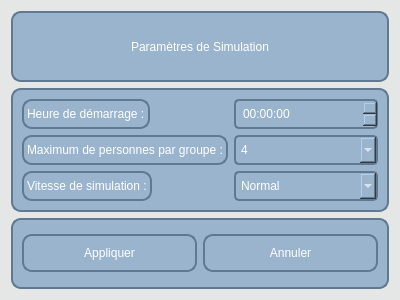
<?xml version="1.0" encoding="UTF-8"?>
<ui version="4.0">
 <class>GameSettings</class>
 <widget class="QDialog" name="GameSettings">
  <property name="geometry">
   <rect>
    <x>0</x>
    <y>0</y>
    <width>400</width>
    <height>300</height>
   </rect>
  </property>
  <property name="windowTitle">
   <string>Paramètres de Simulation</string>
  </property>
  <property name="styleSheet">
   <string notr="true">/* Background principal */
QWidget {
    background-color: #e5e7e6;
    color: #e5e7e6;
}

/* Boutons */
QPushButton {
    background-color: #9ab4ce;
    selection-color: red;
    border: 2px solid #607890;
    border-radius: 10px;
    padding: 10px;
    color: white;
    font: bold 14px &quot;Segoe UI&quot;;
}

QPushButton:hover {
    background-color: #DAAB3A;  
    border-color: #607890;
}

QPushButton:pressed {
    background-color: #DAAB3A; 
}

/* Labels */
QLabel {
    font: bold 16px &quot;Segoe UI&quot;;
    color: #ffffff;
    background-color: transparent;
    text-align: center;
}

/* Frames */
QFrame {
    background-color: #9ab4ce;
    border: 2px solid #607890;
    border-radius: 10px;
}

/* Progress Bars */
QProgressBar {
    border: 2px solid #607890;
    border-radius: 5px;
    background: #2e2e3e;
    text-align: center;
    color: white;
    font: bold 12px &quot;Segoe UI&quot;;
}

QProgressBar::chunk {
    background-color: #5e5edc;
    width: 20px;
}

/* Text Browsers */
QTextBrowser {
    border: 2px solid #607890;
    border-radius: 10px;
    background-color: #9ab4ce;
    color: white;
    font: 12px &quot;Segoe UI&quot;;
    padding: 10px;
}

/* SpinBox */
QSpinBox {
    background-color: #9ab4ce;
    border: 2px solid #607890;
    border-radius: 5px;
    color: white;
    padding: 5px;
}

/* TimeEdit */
QTimeEdit {
    background-color: #9ab4ce;
    border: 2px solid #607890;
    border-radius: 5px;
    color: white;
    padding: 5px;
}

/* CheckBox */
QCheckBox {
    color: white;
    spacing: 10px;
}

/* ComboBox */
QComboBox {
    background-color: #9ab4ce;
    border: 2px solid #607890;
    border-radius: 5px;
    color: white;
    padding: 5px;
}

/* Slider */
QSlider::groove:horizontal {
    border: 1px solid #607890;
    height: 8px;
    background: #9ab4ce;
    border-radius: 4px;
}

QSlider::handle:horizontal {
    background: #9ab4ce;
    border: 1px solid #607890;
    width: 18px;
    margin: -8px 0;
    border-radius: 9px;
}

/* Toggle Button */
QCheckBox::indicator:checked {
    image: url(:/images/toggle_on.png);
}

QCheckBox::indicator:unchecked {
    image: url(:/images/toggle_off.png);
}
</string>
  </property>
  <layout class="QVBoxLayout" name="verticalLayout">
   <item>
    <widget class="QLabel" name="titleLabel">
     <property name="text">
      <string>Paramètres de Simulation</string>
     </property>
     <property name="alignment">
      <set>Qt::AlignmentFlag::AlignCenter</set>
     </property>
    </widget>
   </item>
   <item>
    <widget class="QFrame" name="settingsFrame">
     <property name="frameShape">
      <enum>QFrame::Shape::StyledPanel</enum>
     </property>
     <property name="frameShadow">
      <enum>QFrame::Shadow::Raised</enum>
     </property>
     <layout class="QFormLayout" name="formLayout">
      <item row="0" column="0">
       <widget class="QLabel" name="startTimeLabel">
        <property name="text">
         <string>Heure de démarrage :</string>
        </property>
       </widget>
      </item>
      <item row="0" column="1">
       <widget class="QTimeEdit" name="startTimeEdit">
        <property name="time">
         <time>
          <hour>0</hour>
          <minute>0</minute>
          <second>0</second>
         </time>
        </property>
       </widget>
      </item>
      <item row="1" column="0">
       <widget class="QLabel" name="groupSizeLabel">
        <property name="text">
         <string>Maximum de personnes par groupe :</string>
        </property>
       </widget>
      </item>
      <item row="1" column="1">
       <widget class="QComboBox" name="groupSizeComboBox">
        <property name="currentText">
         <string>4</string>
        </property>
        <item>
         <property name="text">
          <string>4</string>
         </property>
        </item>
        <item>
         <property name="text">
          <string>8</string>
         </property>
        </item>
       </widget>
      </item>
      <item row="3" column="0">
       <widget class="QLabel" name="simulationSpeedLabel">
        <property name="text">
         <string>Vitesse de simulation :</string>
        </property>
       </widget>
      </item>
      <item row="3" column="1">
       <widget class="QComboBox" name="comboBox">
        <item>
         <property name="text">
          <string>Normal</string>
         </property>
        </item>
        <item>
         <property name="text">
          <string>2</string>
         </property>
        </item>
        <item>
         <property name="text">
          <string>3</string>
         </property>
        </item>
        <item>
         <property name="text">
          <string>4</string>
         </property>
        </item>
        <item>
         <property name="text">
          <string>5</string>
         </property>
        </item>
        <item>
         <property name="text">
          <string>6</string>
         </property>
        </item>
        <item>
         <property name="text">
          <string>7</string>
         </property>
        </item>
       </widget>
      </item>
     </layout>
    </widget>
   </item>
   <item>
    <widget class="QFrame" name="buttonsFrame">
     <property name="frameShape">
      <enum>QFrame::Shape::StyledPanel</enum>
     </property>
     <property name="frameShadow">
      <enum>QFrame::Shadow::Raised</enum>
     </property>
     <layout class="QHBoxLayout" name="horizontalLayout">
      <item>
       <widget class="QPushButton" name="applyButton">
        <property name="text">
         <string>Appliquer</string>
        </property>
       </widget>
      </item>
      <item>
       <widget class="QPushButton" name="cancelButton">
        <property name="text">
         <string>Annuler</string>
        </property>
       </widget>
      </item>
     </layout>
    </widget>
   </item>
  </layout>
 </widget>
 <resources/>
 <connections/>
</ui>
